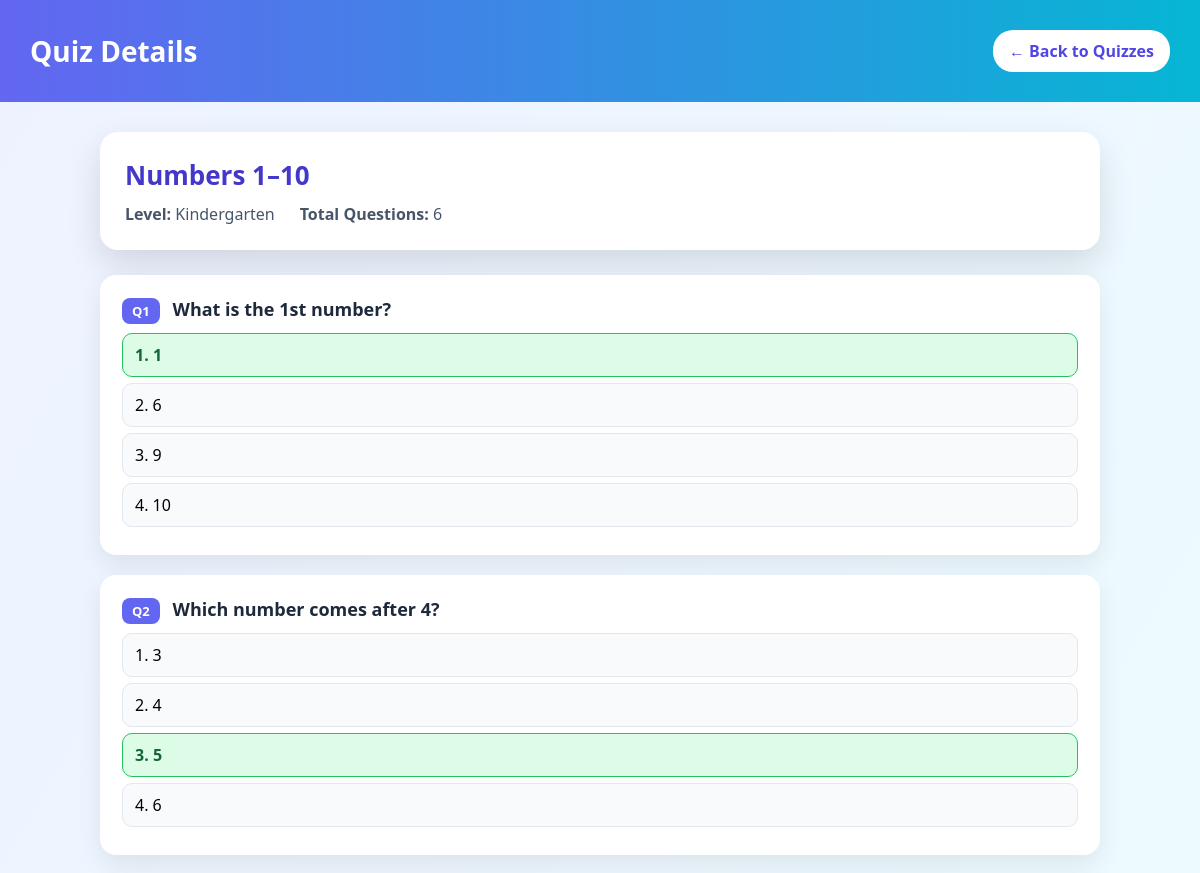
The app's page /admin/view_quiz.php?id=1 (signed in, upper part), older data.
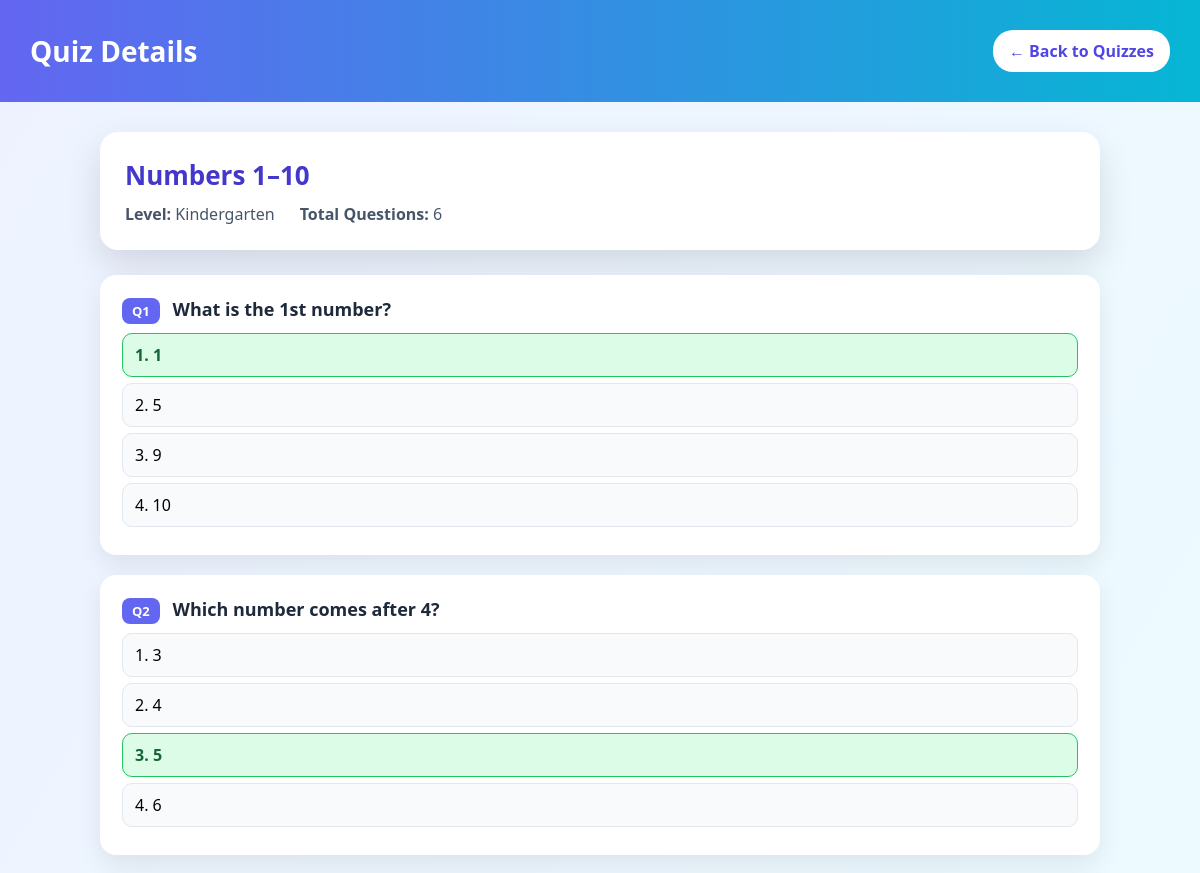
The same page, newer data.
### tables this page shows
CREATE TABLE `quiz_questions` (
  `id` int(11) NOT NULL,
  `quiz_id` int(11) DEFAULT NULL,
  `level` varchar(50) DEFAULT NULL,
  `question` text DEFAULT NULL,
  `option1` varchar(255) DEFAULT NULL,
  `option2` varchar(255) DEFAULT NULL,
  `option3` varchar(255) DEFAULT NULL,
  `option4` varchar(255) DEFAULT NULL,
  `correct_option` tinyint(4) DEFAULT NULL
);

### admin/view_quiz.php (the view, shortened to what this page needs)
<?php
$conn = new mysqli("localhost","root","","unified_edu");
$quiz_id = (int)$_GET['id'];
$stmt = $conn->prepare("
SELECT id,title,level FROM quizzes WHERE id=?
UNION
SELECT id,title,level FROM quizzes1 WHERE id=?
");
$stmt->bind_param("ii",$quiz_id,$quiz_id);
$stmt->execute();
$result = $stmt->get_result();
$quiz = $result->fetch_assoc();
$stmt = $conn->prepare("SELECT * FROM quiz_questions WHERE quiz_id=?");
$stmt->bind_param("i",$quiz_id);
$stmt->execute();
$questions = $stmt->get_result();
$total_questions = $questions->num_rows;
?>
<!DOCTYPE html>
<html>
<head>
</head>
<body>
<div class="header">
<h1>Quiz Details</h1>
<a class="back" href="quizzes.php">← Back to Quizzes</a>
</div>
<div class="container">
<div class="quiz-info">
<div class="quiz-title">
<?= htmlspecialchars($quiz['title'] ?? '') ?>
</div>
<div class="meta">
<div><b>Level:</b> <?= ucfirst($quiz['level'] ?? '') ?></div>
<div><b>Total Questions:</b> <?= $total_questions ?></div>
</div>
</div>
<?php
$no = 1;
$questions->data_seek(0);
while($q = $questions->fetch_assoc()):
?>
<div class="question-card">
<div class="question-title">
<span class="q-number">Q<?= $no++ ?></span>
<?= htmlspecialchars($q['question']) ?>
</div>
<div class="option <?= $q['correct_option']==1 ? 'correct' : '' ?>">
1. <?= htmlspecialchars($q['option1']) ?>
</div>
<div class="option <?= $q['correct_option']==2 ? 'correct' : '' ?>">
2. <?= htmlspecialchars($q['option2']) ?>
</div>
<div class="option <?= $q['correct_option']==3 ? 'correct' : '' ?>">
3. <?= htmlspecialchars($q['option3']) ?>
</div>
<div class="option <?= $q['correct_option']==4 ? 'correct' : '' ?>">
4. <?= htmlspecialchars($q['option4']) ?>
</div>
</div>
<?php endwhile; ?>
</div>
</body>
</html>

Row changes from the older to the newer data that the page shows:
changed quiz_questions "What is the 1st number?": option2 "6" → "5"
